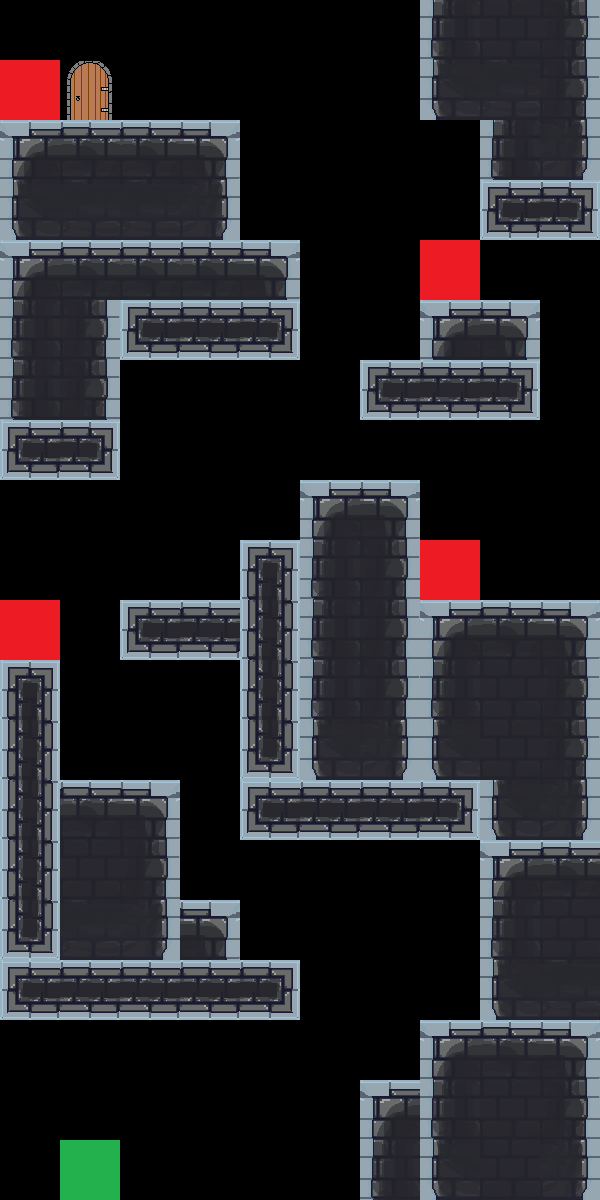

The image is a tile-based game level rendered from a .tmx file. Its description and complete source (layers, tilesets, objects, tile grids) follow:
An orthogonal 10x20 tile map with 60x60 px tiles, 1 tile layer (Слой тайлов 1).

<map version="1.4" tiledversion="1.4.3" orientation="orthogonal" renderorder="right-down" width="10" height="20" tilewidth="60" tileheight="60" infinite="0" nextlayerid="2" nextobjectid="1">
 <tileset firstgid="1" source="stonetileset.tsx" />
 <layer id="1" name="Слой тайлов 1" width="10" height="20">
  <data encoding="csv">
0,0,0,0,0,0,0,15,16,17,
2,4,0,0,0,0,0,22,23,17,
8,9,9,10,0,0,0,0,15,24,
22,23,23,24,0,0,0,0,29,31,
8,9,9,9,10,0,0,2,0,0,
15,17,29,30,31,0,0,8,10,0,
15,17,0,0,0,0,29,30,31,0,
29,31,0,0,0,0,0,0,0,0,
0,0,0,0,0,8,10,0,0,0,
0,0,0,0,25,15,17,2,0,0,
2,0,29,30,26,15,17,8,9,10,
25,0,0,0,26,15,17,15,16,17,
26,0,0,0,32,22,24,22,16,17,
26,9,10,0,29,30,30,31,22,24,
26,16,17,0,0,0,0,0,8,9,
32,23,24,10,0,0,0,0,15,16,
29,30,30,30,31,0,0,0,22,23,
0,0,0,0,0,0,0,8,9,10,
0,0,0,0,0,0,8,15,16,17,
0,3,0,0,0,0,15,22,16,24
</data>
 </layer>
</map>
